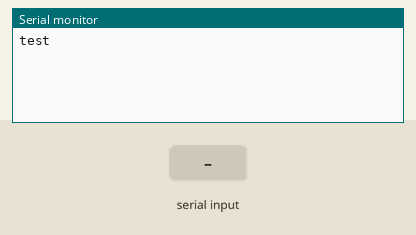
A sketch run on a simulated Arduino Uno, built with avr-gcc and run on an emulated ATmega328P. Parts: the last lines printed to the serial monitor. The test bench sets the inputs (shaded band).

Above: at 1.2 s.
1.3 s: "1" received over the second serial link
At 2.5 s:
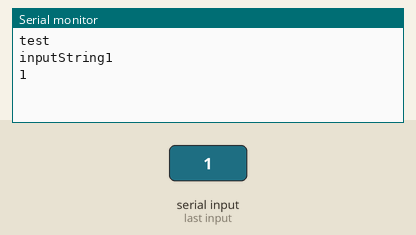
2.8 s: "0" received over the second serial link
At 3.9 s:
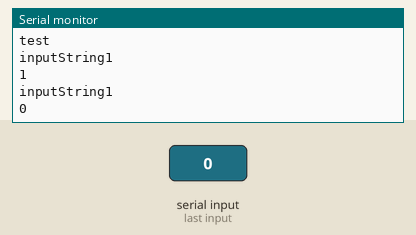
4.3 s: "2" received over the second serial link
At 5.0 s:
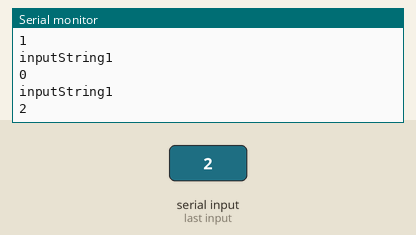

The sketch:

rfid_reader.ino
```cpp
#include <SoftwareSerial.h>

SoftwareSerial rfid1(4, 0);
String inputString1 = "";
//String bus_ID = "06004DFDC375";
//String local_ID = "060074016516";
//String metro_ID = "0600747FF7FA";
//String universal_ID = "060073F623A0";

String user_1 = "1000D25650C4";
String user_2 = "1000D1F283B0";
String user_3 = "1000D1F5C9FD";
String user_4 = "1000D1EE7D52";
String user_5 = "1000D2079055";

void setup()
{
  Serial.begin(9600);
  rfid1.begin(9600);
  Serial.println("test");
}

void loop()
{
  // put your main code here, to run repeatedly:

  rfid1.listen();
  inputString1 = "";
  while (rfid1.available())
  {
    delay(2);  //delay to allow byte to arrive in input buffer
    char c = rfid1.read();
    inputString1 += c;
    Serial.println("inputString1");
    Serial.println(inputString1);
  }
//  inputString1.trim();
//  if(user_1 == inputString1)
//  {
//     Serial.println("correct id");
//  }
//  else
//  {
//     inputString1 = "";
//  }

}
```

Measured:
- after the input at 1.3 s, the serial monitor: prints a new line at once (image 1)
- after the input at 2.8 s, the serial monitor: prints a new line at once (image 2)
- after the input at 4.3 s, the serial monitor: prints a new line at once (image 3)
